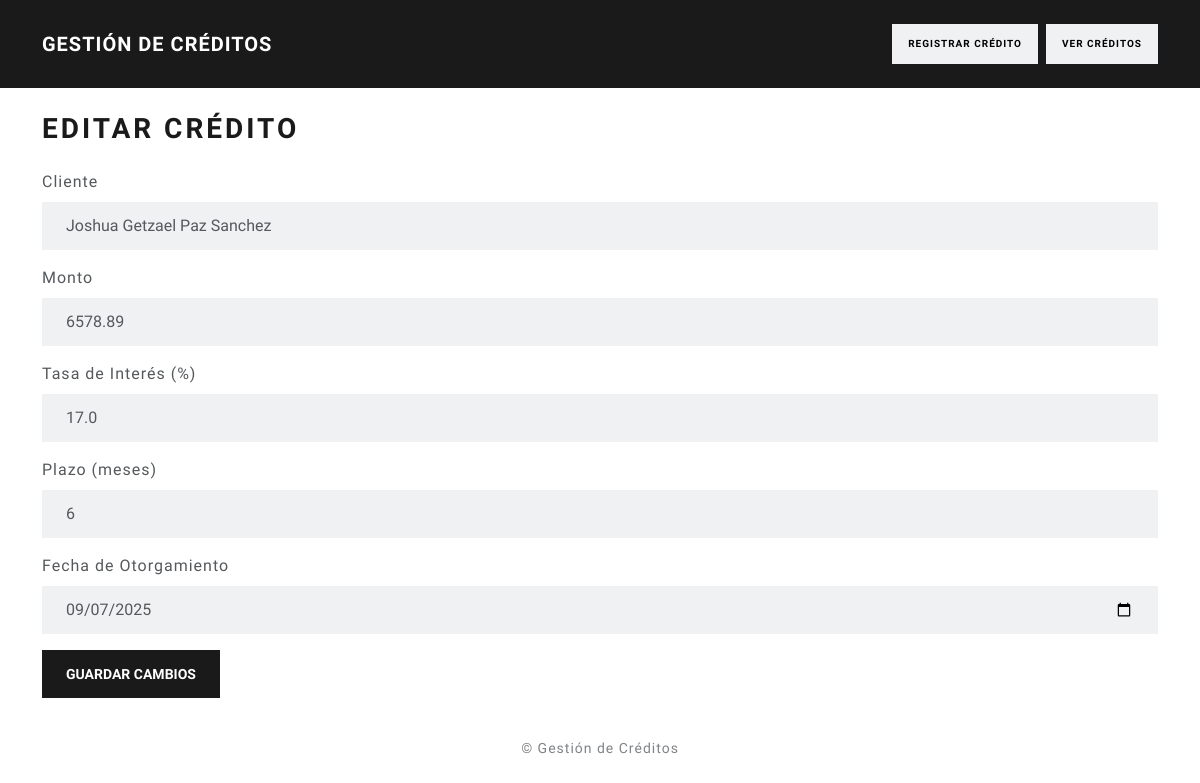
/editarCredito/1, run on an earlier commit of the app's database.
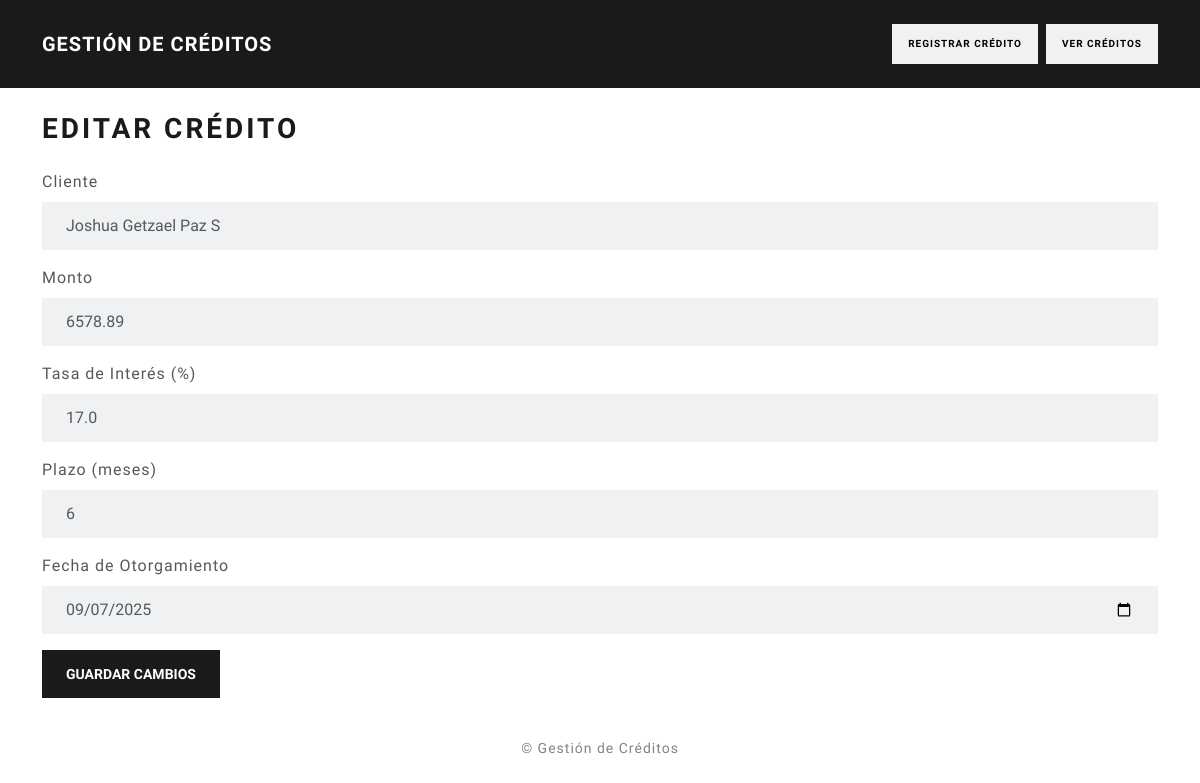
And on a later commit of the database.
### app.py (models this page shows)
class Credito(db.Model):
    id = db.Column(db.Integer, primary_key=True)
    cliente = db.Column(db.String(100), nullable=False)
    monto = db.Column(db.Float, nullable=False)
    tasa_interes = db.Column(db.Float, nullable=False)
    plazo = db.Column(db.Integer, nullable=False)
    fecha_otorgamiento = db.Column(db.Date, nullable=False)

### app.py (the view, shortened to what this page needs)
@app.route('/editarCredito/<int:id>', methods=['GET', 'POST'])
def editarCredito(id):
    credito = Credito.query.get_or_404(id)
    return render_template('editarCredito.html', credito=credito)

### templates/editarCredito.html (shortened to what this page needs)
<!DOCTYPE html>
<html lang="es">
<head>
    <link rel="stylesheet" href="{{ url_for('static', filename='bootstrap.css') }}">
</head>
<body>
    <header>
        <nav class="navbar navbar-expand-lg navbar-dark bg-primary">
            <div class="container">
                <a class="navbar-brand fw-bold" href="{{ url_for('home') }}">Gestión de Créditos</a>
                <div class="ms-auto d-flex gap-2">
                    <a href="{{ url_for('registroCredito') }}" class="btn btn-light btn-sm">Registrar Crédito</a>
                    <a href="{{ url_for('creditos') }}" class="btn btn-light btn-sm">Ver Créditos</a>
                </div>
            </div>
        </nav>
    </header>
    <main class="container py-4">
        <h2 class="mb-4">Editar Crédito</h2>
        <form method="POST" aria-label="Formulario para editar crédito" novalidate>
            <div class="mb-3">
                <label for="cliente" class="form-label">Cliente</label>
                <input type="text" id="cliente" name="cliente" class="form-control"
                       value="{{ credito.cliente }}" required placeholder="Nombre del cliente" autocomplete="name">
            </div>
            <div class="mb-3">
                <label for="monto" class="form-label">Monto</label>
                <input type="number" id="monto" name="monto" class="form-control"
                       value="{{ credito.monto }}" required min="0" step="0.01" placeholder="Monto del crédito">
            </div>
            <div class="mb-3">
                <label for="tasa_interes" class="form-label">Tasa de Interés (%)</label>
                <input type="number" id="tasa_interes" name="tasa_interes" class="form-control"
                       value="{{ credito.tasa_interes }}" required min="0" max="100" step="0.01" placeholder="Ej. 10.5">
            </div>
            <div class="mb-3">
                <label for="plazo" class="form-label">Plazo (meses)</label>
                <input type="number" id="plazo" name="plazo" class="form-control"
                       value="{{ credito.plazo }}" required min="1" placeholder="Duración en meses">
            </div>
            <div class="mb-3">
                <label for="fecha_otorgamiento" class="form-label">Fecha de Otorgamiento</label>
                <input type="date" id="fecha_otorgamiento" name="fecha_otorgamiento" class="form-control"
                       value="{{ credito.fecha_otorgamiento }}" required>
            </div>
            <button type="submit" class="btn btn-primary">Guardar Cambios</button>
        </form>
    </main>
    <footer class="text-center text-muted py-3 small">
        &copy; {{ current_year }} Gestión de Créditos
    </footer>
</body>
</html>

What changed in the data, as far as the page shows it:
changed Credito: cliente "Joshua Getzael Paz Sanchez" → "Joshua Getzael Paz S"
